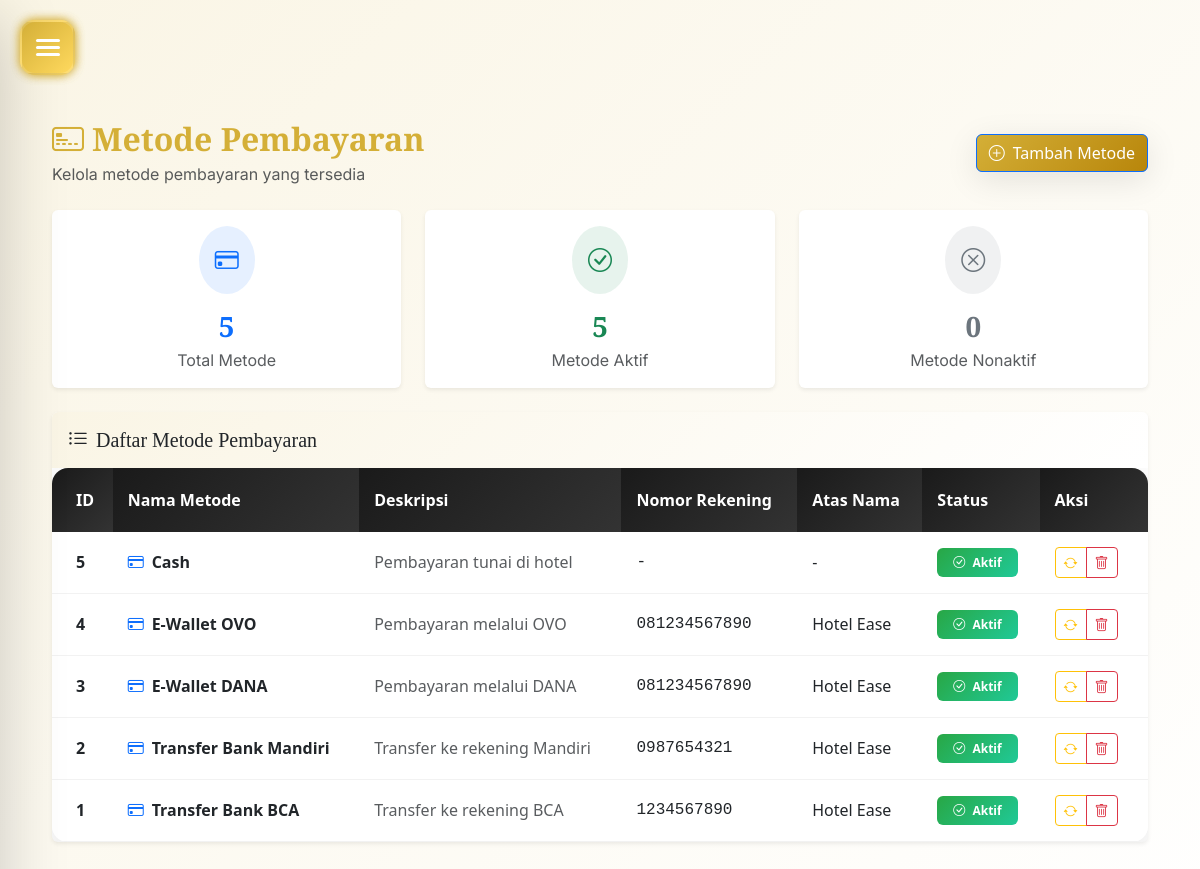
The app's page /admin/metode_pembayaran.php (signed in) with its own data.
### tables this page shows
CREATE TABLE `metode_pembayaran` (
  `id` int(11) NOT NULL,
  `nama_metode` varchar(50) NOT NULL,
  `deskripsi` text DEFAULT NULL,
  `nomor_rekening` varchar(50) DEFAULT NULL,
  `atas_nama` varchar(100) DEFAULT NULL,
  `status` enum('aktif','nonaktif') DEFAULT 'aktif'
);

### admin/metode_pembayaran.php (the view, shortened to what this page needs)
<?php
require '../config/koneksi.php';
$query = "SELECT * FROM metode_pembayaran ORDER BY id DESC";
$result = mysqli_query($conn, $query);
?>
<!DOCTYPE html>
<html lang="id">
<head>
    <link rel="stylesheet" href="../assets/style.css">
    <link href="https://cdn.jsdelivr.net/npm/bootstrap@5.3.0/dist/css/bootstrap.min.css" rel="stylesheet">
    <link rel="stylesheet" href="https://cdn.jsdelivr.net/npm/bootstrap-icons@1.10.5/font/bootstrap-icons.css">
</head>
<body class="admin-body">
    <?php require('sidebar.php'); ?>
<button class="hamburger-btn">
    <div class="hamburger-icon">
    </div>
</button>
    <div class="main-content">
        <div class="container-fluid">
            <div class="d-flex justify-content-between align-items-center mb-4 fade-in-up">
                <div>
                    <h2 class="fw-bold text-gold mb-1">
                        <i class="bi bi-credit-card-2-front me-2"></i>Metode Pembayaran
                    </h2>
                    <p class="text-muted mb-0">Kelola metode pembayaran yang tersedia</p>
                </div>
                <button class="btn btn-primary" data-bs-toggle="modal" data-bs-target="#addModal">
                    <i class="bi bi-plus-circle me-2"></i>Tambah Metode
                </button>
            </div>
            <div class="row mb-4 fade-in-up">
                <?php
                $total_metode = mysqli_num_rows($result);
                mysqli_data_seek($result, 0);
                $aktif_count = 0;
                $nonaktif_count = 0;
                while ($row = mysqli_fetch_assoc($result)) {
                    if ($row['status'] == 'aktif') $aktif_count++;
                    else $nonaktif_count++;
                }
                mysqli_data_seek($result, 0);
                ?>
                <div class="col-md-4">
                    <div class="card border-0 shadow-sm h-100">
                        <div class="card-body text-center">
                            <div class="d-flex align-items-center justify-content-center mb-3">
                                <div class="rounded-circle bg-primary bg-opacity-10 p-3">
                                    <i class="bi bi-credit-card text-primary fs-4"></i>
                                </div>
                            </div>
                            <h3 class="fw-bold text-primary mb-1"><?= $total_metode ?></h3>
                            <p class="text-muted mb-0">Total Metode</p>
                        </div>
                    </div>
                </div>
                <div class="col-md-4">
                    <div class="card border-0 shadow-sm h-100">
                        <div class="card-body text-center">
                            <div class="d-flex align-items-center justify-content-center mb-3">
                                <div class="rounded-circle bg-success bg-opacity-10 p-3">
                                    <i class="bi bi-check-circle text-success fs-4"></i>
                                </div>
                            </div>
                            <h3 class="fw-bold text-success mb-1"><?= $aktif_count ?></h3>
                            <p class="text-muted mb-0">Metode Aktif</p>
                        </div>
                    </div>
                </div>
                <div class="col-md-4">
                    <div class="card border-0 shadow-sm h-100">
                        <div class="card-body text-center">
                            <div class="d-flex align-items-center justify-content-center mb-3">
                                <div class="rounded-circle bg-secondary bg-opacity-10 p-3">
                                    <i class="bi bi-x-circle text-secondary fs-4"></i>
                                </div>
                            </div>
                            <h3 class="fw-bold text-secondary mb-1"><?= $nonaktif_count ?></h3>
                            <p class="text-muted mb-0">Metode Nonaktif</p>
                        </div>
                    </div>
                </div>
            </div>
            <div class="card border-0 shadow-sm fade-in-up">
                <div class="card-header bg-white border-bottom-0 py-3">
                    <h5 class="card-title mb-0 text-gold">
                        <i class="bi bi-list-ul me-2"></i>Daftar Metode Pembayaran
                    </h5>
                </div>
                <div class="card-body p-0">
                    <?php if (mysqli_num_rows($result) > 0): ?>
                    <div class="table-responsive">
                        <table class="table table-hover mb-0">
                            <thead class="table-dark">
                                <tr>
                                    <th class="border-0 ps-4">ID</th>
                                    <th class="border-0">Nama Metode</th>
                                    <th class="border-0">Deskripsi</th>
                                    <th class="border-0">Nomor Rekening</th>
                                    <th class="border-0">Atas Nama</th>
                                    <th class="border-0">Status</th>
                                    <th class="border-0 pe-4">Aksi</th>
                                </tr>
                            </thead>
                            <tbody>
                                <?php while ($row = mysqli_fetch_assoc($result)): ?>
                                <tr class="border-bottom">
                                    <td class="ps-4 fw-bold"><?= $row['id'] ?></td>
                                    <td>
                                        <div class="d-flex align-items-center">
                                            <i class="bi bi-credit-card me-2 text-primary"></i>
                                            <span class="fw-semibold"><?= htmlspecialchars($row['nama_metode']) ?></span>
                                        </div>
                                    </td>
                                    <td class="text-muted"><?= htmlspecialchars($row['deskripsi']) ?: '-' ?></td>
                                    <td class="font-monospace"><?= htmlspecialchars($row['nomor_rekening']) ?: '-' ?></td>
                                    <td><?= htmlspecialchars($row['atas_nama']) ?: '-' ?></td>
                                    <td>
                                        <span class="badge <?= $row['status'] == 'aktif' ? 'bg-success' : 'bg-secondary' ?> px-3 py-2">
                                            <i class="bi bi-<?= $row['status'] == 'aktif' ? 'check-circle' : 'x-circle' ?> me-1"></i>
                                            <?= ucfirst($row['status']) ?>
                                        </span>
                                    </td>
                                    <td class="pe-4">
                                        <div class="btn-group" role="group">
                                            <a href="?toggle=<?= $row['id'] ?>"
                                               class="btn btn-sm btn-outline-warning"
                                               onclick="return confirm('Ubah status metode pembayaran?')"
                                               title="Toggle Status">
                                                <i class="bi bi-arrow-repeat"></i>
                                            </a>
                                            <a href="?delete=<?= $row['id'] ?>"
                                               class="btn btn-sm btn-outline-danger"
                                               onclick="return confirm('Hapus metode pembayaran ini?')"
                                               title="Hapus">
                                                <i class="bi bi-trash"></i>
                                            </a>
                                        </div>
                                    </td>
                                </tr>
                                <?php endwhile; ?>
                            </tbody>
                        </table>
                    </div>
                    <?php endif; ?>
                </div>
            </div>
        </div>
    </div>
</body>
</html>

### assets/style.css (style rules this page uses)
:root { --primary-gold: #d4af37; --primary-dark: #1a1a1a; --primary-green: #2c5530; --accent-cream: #faf5e5; --text-dark: #2c2c2c; --text-light: #666666; --glass-bg: rgba(255, 255, 255, 0.1); --glass-border: rgba(255, 255, 255, 0.2); --shadow-soft: 0 8px 32px rgba(0, 0, 0, 0.1); --shadow-medium: 0 12px 48px rgba(0, 0, 0, 0.15); --shadow-strong: 0 20px 64px rgba(0, 0, 0, 0.2); --transition-smooth: all 0.4s cubic-bezier(0.4, 0, 0.2, 1); --transition-fast: all 0.2s ease; --border-radius: 16px; --border-radius-lg: 24px; }
* { margin: 0; padding: 0; box-sizing: border-box; }
html { scroll-behavior: smooth; }
body { font-family: "Inter", sans-serif; background: linear-gradient(135deg, var(--accent-cream) 0%, #ffffff 100%); color: var(--text-dark); line-height: 1.6; overflow-x: hidden; }
h1, h2, h3, h4, h5, h6 { font-family: "Playfair Display", serif; font-weight: 600; color: var(--primary-dark); margin-bottom: 1rem; }
h2 { font-size: 2.8rem; line-height: 1.3; }
h3 { font-size: 2.2rem; line-height: 1.4; }
h5 { font-size: 1.4rem; line-height: 1.5; }
p { font-family: "Inter", sans-serif; color: var(--text-light); margin-bottom: 1rem; }
.hamburger-btn { position: fixed; top: 30px; left: 30px; width: 60px; height: 60px; background: linear-gradient(135deg, var(--primary-gold), #b8860b); border: none; border-radius: 50%; cursor: pointer; z-index: 1001; display: flex; align-items: center; justify-content: center; box-shadow: var(--shadow-medium); transition: var(--transition-smooth); backdrop-filter: blur(10px); }
.hamburger-icon { width: 24px; height: 18px; position: relative; transform: rotate(0deg); transition: var(--transition-smooth); }
.main-content { margin-left: 0; min-height: 100vh; padding: 120px 40px 40px; transition: var(--transition-smooth); }
.btn { border-radius: 12px; padding: 15px 30px; font-weight: 600; font-size: 1rem; transition: var(--transition-fast); border: none; cursor: pointer; }
.btn-primary { background: linear-gradient(135deg, var(--primary-gold), #b8860b); color: white; box-shadow: var(--shadow-soft); }
.card { border: none; border-radius: var(--border-radius); box-shadow: var(--shadow-soft); transition: var(--transition-smooth); background: white; overflow: hidden; }
.card-header { background: linear-gradient(135deg, var(--accent-cream), white); border-bottom: 1px solid rgba(0, 0, 0, 0.1); padding: 20px; }
.card-body { padding: 25px; }
.table { background: white; border-radius: var(--border-radius); overflow: hidden; box-shadow: var(--shadow-soft); }
.table thead th { background: linear-gradient(135deg, var(--primary-dark), #333); color: white; border: none; padding: 20px 15px; font-weight: 600; }
.table tbody td { padding: 15px; border-bottom: 1px solid rgba(0, 0, 0, 0.05); vertical-align: middle; }
.badge { padding: 8px 16px; border-radius: 20px; font-weight: 500; font-size: 0.85rem; }
.badge.bg-success { background: linear-gradient(135deg, #28a745, #20c997) !important; }
.text-gold { color: var(--primary-gold); }
.fade-in-up { animation: fadeInUp 0.6s ease-out; }

### assets/css/hamburger-user.css (style rules this page uses)
:root { --bg-primary: #1c1c28; --bg-secondary: #181823; --card-bg: #23232e; --card-bg-lighter: #26263a; --primary-accent: #d4af37; --primary-accent-hover: #ffd95e; --secondary-accent-soft-purple: #9e8cfc; --secondary-accent-sky-blue: #6fc1ff; --text-primary: #ffffff; --text-secondary: #a0a0b0; --text-muted: #c0c0c0; --success-color: #4cd964; --danger-color: #ff5c5c; --border-accent: #2e2e40; --border-table: #2e2e40; }
.hamburger-btn { position: fixed; top: 20px; left: 20px; z-index: 9999; width: 55px; height: 55px; background: linear-gradient( 135deg, var(--primary-accent) 0%, var(--primary-accent-hover) 100% ); border: none; border-radius: 15px; cursor: pointer; display: flex; align-items: center; justify-content: center; box-shadow: 0 4px 15px rgba(244, 196, 48, 0.3); transition: all 0.3s ease; overflow: hidden; backdrop-filter: blur(8px); border: 2px solid rgba(255, 255, 255, 0.15); }
.main-content { transition: filter 0.3s ease; }
.hamburger-btn { box-shadow: 0 0 10px rgba(212, 175, 55, 0.8) !important; }

### records on screen
metode_pembayaran: id "5", nama_metode "Cash", deskripsi "Pembayaran tunai di hotel", nomor_rekening "-", atas_nama "-", status "Aktif"
metode_pembayaran: id "4", nama_metode "E-Wallet OVO", deskripsi "Pembayaran melalui OVO", nomor_rekening "081234567890", atas_nama "Hotel Ease", status "Aktif"
metode_pembayaran: id "3", nama_metode "E-Wallet DANA", deskripsi "Pembayaran melalui DANA", nomor_rekening "081234567890", atas_nama "Hotel Ease", status "Aktif"
metode_pembayaran: id "2", nama_metode "Transfer Bank Mandiri", deskripsi "Transfer ke rekening Mandiri", nomor_rekening "0987654321", atas_nama "Hotel Ease", status "Aktif"
metode_pembayaran: id "1", nama_metode "Transfer Bank BCA", deskripsi "Transfer ke rekening BCA", nomor_rekening "1234567890", atas_nama "Hotel Ease", status "Aktif"

### other values on screen
$total_metode "5"
$aktif_count "5"
$nonaktif_count "0"
